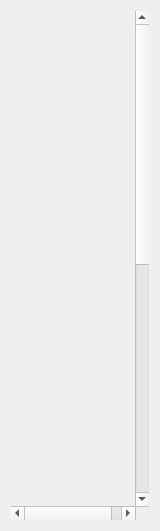
<?xml version="1.0" encoding="UTF-8"?>
<ui version="4.0">
 <class>PreviewPanel</class>
 <widget class="QWidget" name="PreviewPanel">
  <property name="geometry">
   <rect>
    <x>0</x>
    <y>0</y>
    <width>160</width>
    <height>531</height>
   </rect>
  </property>
  <property name="sizePolicy">
   <sizepolicy hsizetype="Fixed" vsizetype="Preferred">
    <horstretch>0</horstretch>
    <verstretch>0</verstretch>
   </sizepolicy>
  </property>
  <property name="minimumSize">
   <size>
    <width>160</width>
    <height>530</height>
   </size>
  </property>
  <property name="maximumSize">
   <size>
    <width>160</width>
    <height>16777215</height>
   </size>
  </property>
  <property name="windowTitle">
   <string>Form</string>
  </property>
  <layout class="QGridLayout" name="gridLayout">
   <item row="0" column="0">
    <widget class="QScrollArea" name="scrollArea">
     <property name="maximumSize">
      <size>
       <width>160</width>
       <height>16777215</height>
      </size>
     </property>
     <property name="frameShape">
      <enum>QFrame::NoFrame</enum>
     </property>
     <property name="frameShadow">
      <enum>QFrame::Plain</enum>
     </property>
     <property name="widgetResizable">
      <bool>true</bool>
     </property>
     <widget class="QWidget" name="scrollAreaWidgetContents">
      <property name="geometry">
       <rect>
        <x>0</x>
        <y>0</y>
        <width>146</width>
        <height>1006</height>
       </rect>
      </property>
      <property name="maximumSize">
       <size>
        <width>160</width>
        <height>16777215</height>
       </size>
      </property>
      <layout class="QGridLayout" name="gridLayout_2">
       <item row="0" column="0">
        <layout class="QVBoxLayout" name="verticalLayout">
         <item>
          <widget class="QFrame" name="frameMantiuk06">
           <property name="sizePolicy">
            <sizepolicy hsizetype="Fixed" vsizetype="Fixed">
             <horstretch>0</horstretch>
             <verstretch>0</verstretch>
            </sizepolicy>
           </property>
           <property name="minimumSize">
            <size>
             <width>120</width>
             <height>100</height>
            </size>
           </property>
           <property name="toolTip">
            <string>Mantiuk '06</string>
           </property>
           <property name="frameShape">
            <enum>QFrame::NoFrame</enum>
           </property>
           <property name="frameShadow">
            <enum>QFrame::Plain</enum>
           </property>
          </widget>
         </item>
         <item>
          <widget class="QFrame" name="frameMantiuk08">
           <property name="sizePolicy">
            <sizepolicy hsizetype="Fixed" vsizetype="Fixed">
             <horstretch>0</horstretch>
             <verstretch>0</verstretch>
            </sizepolicy>
           </property>
           <property name="minimumSize">
            <size>
             <width>120</width>
             <height>100</height>
            </size>
           </property>
           <property name="toolTip">
            <string>Mantiuk '08</string>
           </property>
           <property name="frameShape">
            <enum>QFrame::NoFrame</enum>
           </property>
           <property name="frameShadow">
            <enum>QFrame::Plain</enum>
           </property>
          </widget>
         </item>
         <item>
          <widget class="QFrame" name="frameFattal">
           <property name="sizePolicy">
            <sizepolicy hsizetype="Fixed" vsizetype="Fixed">
             <horstretch>0</horstretch>
             <verstretch>0</verstretch>
            </sizepolicy>
           </property>
           <property name="minimumSize">
            <size>
             <width>120</width>
             <height>100</height>
            </size>
           </property>
           <property name="toolTip">
            <string>Fattal</string>
           </property>
           <property name="frameShape">
            <enum>QFrame::NoFrame</enum>
           </property>
           <property name="frameShadow">
            <enum>QFrame::Plain</enum>
           </property>
          </widget>
         </item>
         <item>
          <widget class="QFrame" name="frameDrago">
           <property name="sizePolicy">
            <sizepolicy hsizetype="Fixed" vsizetype="Fixed">
             <horstretch>0</horstretch>
             <verstretch>0</verstretch>
            </sizepolicy>
           </property>
           <property name="minimumSize">
            <size>
             <width>120</width>
             <height>100</height>
            </size>
           </property>
           <property name="toolTip">
            <string>Drago</string>
           </property>
           <property name="frameShape">
            <enum>QFrame::NoFrame</enum>
           </property>
           <property name="frameShadow">
            <enum>QFrame::Plain</enum>
           </property>
          </widget>
         </item>
         <item>
          <widget class="QFrame" name="frameDurand">
           <property name="sizePolicy">
            <sizepolicy hsizetype="Fixed" vsizetype="Fixed">
             <horstretch>0</horstretch>
             <verstretch>0</verstretch>
            </sizepolicy>
           </property>
           <property name="minimumSize">
            <size>
             <width>120</width>
             <height>100</height>
            </size>
           </property>
           <property name="toolTip">
            <string>Durand</string>
           </property>
           <property name="frameShape">
            <enum>QFrame::NoFrame</enum>
           </property>
           <property name="frameShadow">
            <enum>QFrame::Plain</enum>
           </property>
          </widget>
         </item>
         <item>
          <widget class="QFrame" name="frameReinhard02">
           <property name="sizePolicy">
            <sizepolicy hsizetype="Fixed" vsizetype="Fixed">
             <horstretch>0</horstretch>
             <verstretch>0</verstretch>
            </sizepolicy>
           </property>
           <property name="minimumSize">
            <size>
             <width>120</width>
             <height>100</height>
            </size>
           </property>
           <property name="toolTip">
            <string>Reinhard '02</string>
           </property>
           <property name="frameShape">
            <enum>QFrame::NoFrame</enum>
           </property>
           <property name="frameShadow">
            <enum>QFrame::Plain</enum>
           </property>
          </widget>
         </item>
         <item>
          <widget class="QFrame" name="frameReinhard05">
           <property name="sizePolicy">
            <sizepolicy hsizetype="Fixed" vsizetype="Fixed">
             <horstretch>0</horstretch>
             <verstretch>0</verstretch>
            </sizepolicy>
           </property>
           <property name="minimumSize">
            <size>
             <width>120</width>
             <height>100</height>
            </size>
           </property>
           <property name="toolTip">
            <string>Reinhard '05</string>
           </property>
           <property name="frameShape">
            <enum>QFrame::NoFrame</enum>
           </property>
           <property name="frameShadow">
            <enum>QFrame::Plain</enum>
           </property>
          </widget>
         </item>
         <item>
          <widget class="QFrame" name="frameAshikhmin">
           <property name="sizePolicy">
            <sizepolicy hsizetype="Fixed" vsizetype="Fixed">
             <horstretch>0</horstretch>
             <verstretch>0</verstretch>
            </sizepolicy>
           </property>
           <property name="minimumSize">
            <size>
             <width>120</width>
             <height>100</height>
            </size>
           </property>
           <property name="toolTip">
            <string>Ashikhmin</string>
           </property>
           <property name="frameShape">
            <enum>QFrame::NoFrame</enum>
           </property>
           <property name="frameShadow">
            <enum>QFrame::Plain</enum>
           </property>
          </widget>
         </item>
         <item>
          <widget class="QFrame" name="framePattanaik">
           <property name="sizePolicy">
            <sizepolicy hsizetype="Fixed" vsizetype="Fixed">
             <horstretch>0</horstretch>
             <verstretch>0</verstretch>
            </sizepolicy>
           </property>
           <property name="minimumSize">
            <size>
             <width>120</width>
             <height>100</height>
            </size>
           </property>
           <property name="toolTip">
            <string>Pattanaik</string>
           </property>
           <property name="frameShape">
            <enum>QFrame::NoFrame</enum>
           </property>
           <property name="frameShadow">
            <enum>QFrame::Plain</enum>
           </property>
          </widget>
         </item>
        </layout>
       </item>
      </layout>
     </widget>
    </widget>
   </item>
  </layout>
 </widget>
 <resources/>
 <connections/>
</ui>
